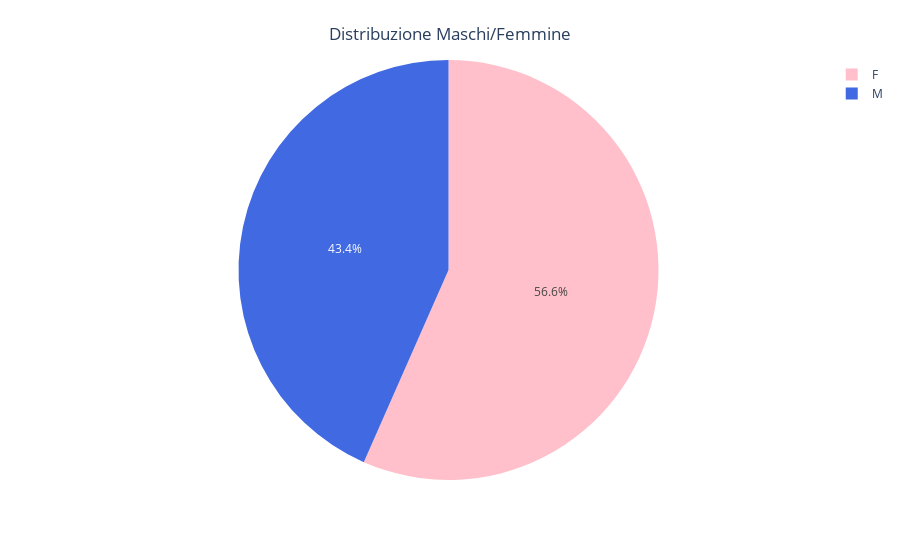

Here is the notebook cell this chart was saved with:
### Code cell
#fig = px.pie(gender_count, values='count', names='gender', color='gender', color_discrete_map={'F':'pink', 'M':'royalblue'})
fig = px.pie(df, names='sex', color='sex', color_discrete_map={'F':'pink', 'M':'royalblue'})
fig.update_layout(
    title=dict(
        text='Distribuzione Maschi/Femmine',
        y=0.95,
        x=0.5,
        xanchor='center',
        yanchor='top'        
    )
)
fig.show()

### Figure 1 — Plotly figure (JSON) as saved in the notebook; plotly's stock layout.template omitted (floating-point values rounded to 4 significant figures; data arrays with more than 128 entries replaced by an {"elided": "..."} marker saying what was removed)
{"data": [{"customdata": {"elided": "1044x1 str values"}, "domain": {"x": [0, 1], "y": [0, 1]}, "hovertemplate": "sex=%{customdata[0]}<extra></extra>", "labels": {"elided": "1044 str values"}, "legendgroup": "", "marker": {"colors": {"elided": "1044 str values"}}, "name": "", "showlegend": true, "type": "pie"}], "layout": {"legend": {"tracegroupgap": 0}, "margin": {"t": 60}, "title": {"text": "Distribuzione Maschi/Femmine", "x": 0.5, "xanchor": "center", "y": 0.95, "yanchor": "top"}}}
